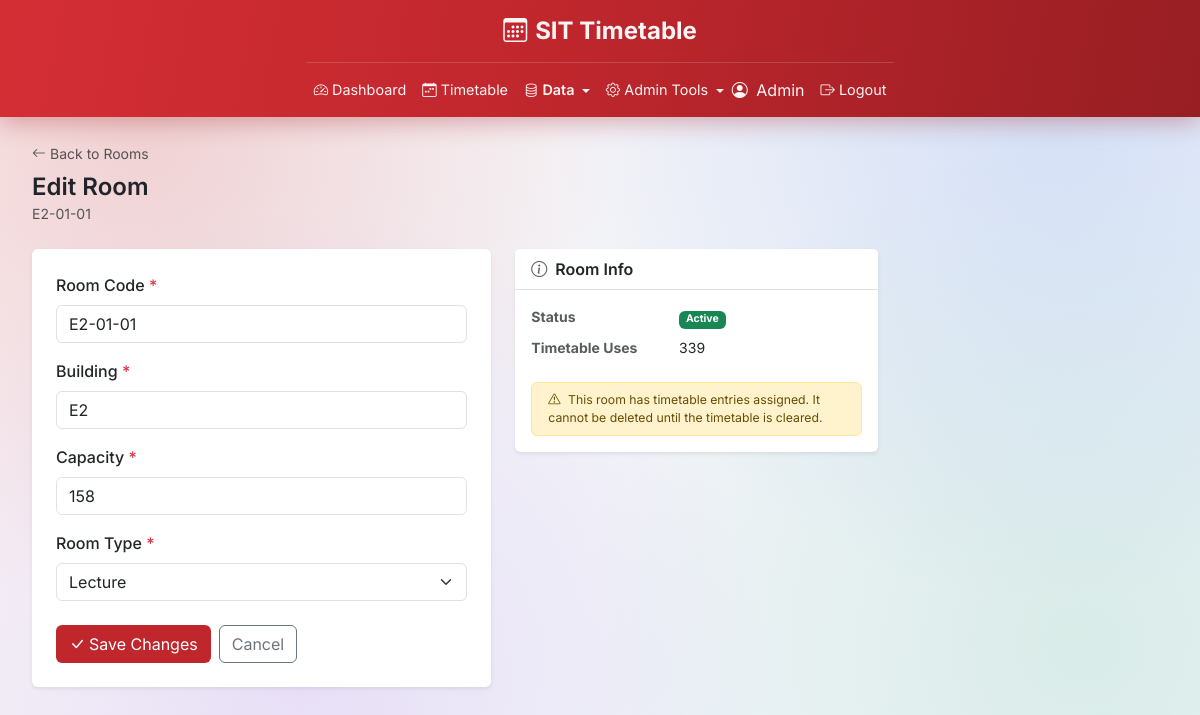
Screenshot of /admin/rooms/4/edit (signed in) with the database file from the repository.
### app/models/user.py (models this page shows, shortened)
class User(UserMixin, db.Model):
    __tablename__ = 'users'
    id = db.Column(db.Integer, primary_key=True)
    name = db.Column(db.String(100), nullable=False)
    email = db.Column(db.String(120), unique=True, nullable=False)
    password_hash = db.Column(db.String(256), nullable=False)
    role = db.Column(db.Enum('admin', 'professor', 'student'), nullable=False)
    student_group_id = db.Column(
        db.Integer,
        db.ForeignKey('student_groups.id', ondelete='SET NULL'),
        nullable=True,
    )
    student_group = db.relationship('StudentGroup', foreign_keys=[student_group_id])

### app/models/room.py (models this page shows, shortened)
class Room(db.Model):
    __tablename__ = 'rooms'
    id = db.Column(db.Integer, primary_key=True)
    room_code = db.Column(db.String(20), unique=True, nullable=False)       # e.g. 'E2-01-01'
    building = db.Column(db.String(20), nullable=False)                     # e.g. 'E2', 'E6'
    capacity = db.Column(db.Integer, nullable=False)                        # max students the room fits
    room_type = db.Column(db.Enum('lecture', 'lab', 'seminar'), nullable=False)
    is_active = db.Column(db.Boolean, nullable=False, default=True)         # Admin can deactivate without deleting

### app/routes/admin.py (the view, shortened to what this page needs)
@admin_bp.route('/rooms/<int:room_id>/edit', methods=['GET', 'POST'])
@login_required
def room_edit(room_id):
    room = Room.query.get_or_404(room_id)
    return render_template('admin/room_edit.html', room=room)

### app/models/user.py (called while the page is built)
@login_manager.user_loader
def load_user(user_id):
    return User.query.get(int(user_id))

### app/routes/admin.py (called while the page is built)
@admin_bp.before_request
@login_required
def require_admin():
    if not current_user.is_authenticated:
        return redirect(url_for('auth.login'))
    if current_user.role != 'admin':
        abort(403)

### app/templates/admin/room_edit.html (shortened to what this page needs)
{% extends 'base.html' %}
{% block content %}
<div class="mb-4">
    <a href="{{ url_for('admin.rooms') }}" class="text-decoration-none text-muted small">
        <i class="bi bi-arrow-left me-1"></i>Back to Rooms
    </a>
    <h4 class="fw-semibold mt-2 mb-0">Edit Room</h4>
    <small class="text-muted">{{ room.room_code }}</small>
</div>
<div class="row">
    <div class="col-lg-5">
        <div class="card border-0 shadow-sm">
            <div class="card-body p-4">
                <form method="POST">
                    <div class="mb-3">
                        <label for="room_code" class="form-label fw-medium">
                            Room Code <span class="text-danger">*</span>
                        </label>
                        <input type="text" class="form-control" id="room_code" name="room_code"
                               value="{{ room.room_code }}" required>
                    </div>
                    <div class="mb-3">
                        <label for="building" class="form-label fw-medium">
                            Building <span class="text-danger">*</span>
                        </label>
                        <input type="text" class="form-control" id="building" name="building"
                               value="{{ room.building }}" required>
                    </div>
                    <div class="mb-3">
                        <label for="capacity" class="form-label fw-medium">
                            Capacity <span class="text-danger">*</span>
                        </label>
                        <input type="number" class="form-control" id="capacity" name="capacity"
                               value="{{ room.capacity }}" min="1" required>
                    </div>
                    <div class="mb-4">
                        <label for="room_type" class="form-label fw-medium">
                            Room Type <span class="text-danger">*</span>
                        </label>
                        <select class="form-select" id="room_type" name="room_type" required>
                            <option value="lecture" {% if room.room_type == 'lecture' %}selected{% endif %}>Lecture</option>
                        </select>
                    </div>
                    <div class="d-flex gap-2">
                        <button type="submit" class="btn text-white" style="background-color:#c0272d;">
                            <i class="bi bi-check-lg me-1"></i>Save Changes
                        </button>
                        <a href="{{ url_for('admin.rooms') }}" class="btn btn-outline-secondary">Cancel</a>
                    </div>
                </form>
            </div>
        </div>
    </div>
    <div class="col-lg-4 mt-3 mt-lg-0">
        <div class="card border-0 shadow-sm">
            <div class="card-header bg-white border-bottom fw-semibold">
                <i class="bi bi-info-circle me-2 text-muted"></i>Room Info
            </div>
            <div class="card-body small">
                <dl class="row mb-0">
                    <dt class="col-5 text-muted">Status</dt>
                    <dd class="col-7">
                        {% if room.is_active %}
                            <span class="badge bg-success">Active</span>
                        {% else %}
                            <span class="badge bg-secondary">Inactive</span>
                        {% endif %}
                    </dd>
                    <dt class="col-5 text-muted">Timetable Uses</dt>
                    <dd class="col-7">{{ room.timetable_entries | length }}</dd>
                </dl>
                {% if room.timetable_entries %}
                <div class="alert alert-warning py-2 mt-3 mb-0 small">
                    <i class="bi bi-exclamation-triangle me-1"></i>
                    This room has timetable entries assigned. It cannot be deleted until the timetable is cleared.
                </div>
                {% endif %}
            </div>
        </div>
    </div>
</div>
{% endblock %}

### app/templates/base.html (shortened to what this page needs)
<!DOCTYPE html>
<html lang="en">
<head>
    <link href="https://cdn.jsdelivr.net/npm/bootstrap@5.3.0/dist/css/bootstrap.min.css" rel="stylesheet">
    <link href="https://cdn.jsdelivr.net/npm/bootstrap-icons@1.10.5/font/bootstrap-icons.css" rel="stylesheet">
</head>
<body>
    <nav class="navbar navbar-expand-lg navbar-sit p-0">
        <div class="app-container">
            <div class="d-flex justify-content-center py-2 border-bottom" style="border-color: rgba(255,255,255,0.15) !important;">
                <a class="navbar-brand fw-bold fs-4 m-0 d-flex align-items-center" href="#">
                    <i class="bi bi-calendar3 me-2"></i>SIT Timetable
                </a>
            </div>
            <div class="d-flex align-items-center py-2">
            <div class="collapse navbar-collapse" id="navbarMain">
                <ul class="navbar-nav me-auto mb-2 mb-lg-0">
                    {% if current_user.is_authenticated %}
                        {% if current_user.role == 'admin' %}
                            {% set data_active = request.endpoint and (
                                request.endpoint.startswith('admin.course') or
                                request.endpoint.startswith('admin.professor') or
                                request.endpoint.startswith('admin.student') or
                                request.endpoint.startswith('admin.room')
                            ) %}
                            {% set tools_active = request.endpoint in ('admin.declarations', 'admin.timetable_flags',
                                'admin.data_import', 'admin.audit_log', 'admin.system_info', 'admin.constraint_settings')
                                or (request.endpoint and 'event' in request.endpoint) %}
                            <li class="nav-item">
                                <a class="nav-link {% if request.endpoint == 'admin.dashboard' %}active{% endif %}"
                                   href="{{ url_for('admin.dashboard') }}">
                                    <i class="bi bi-speedometer2 me-1"></i>Dashboard
                                </a>
                            </li>
                            <li class="nav-item">
                                <a class="nav-link {% if request.endpoint == 'admin.timetable' %}active{% endif %}"
                                   href="{{ url_for('admin.timetable') }}">
                                    <i class="bi bi-calendar-week me-1"></i>Timetable
                                </a>
                            </li>
                            <li class="nav-item dropdown">
                                <a class="nav-link dropdown-toggle {% if data_active %}active{% endif %}"
                                   href="#" role="button" data-bs-toggle="dropdown">
                                    <i class="bi bi-database me-1"></i>Data
                                </a>
                            </li>
                            <li class="nav-item dropdown">
                                <a class="nav-link dropdown-toggle {% if tools_active %}active{% endif %}"
                                   href="#" role="button" data-bs-toggle="dropdown" style="position: relative;">
                                    <i class="bi bi-gear me-1"></i>Admin Tools
                                </a>
                            </li>
                        {% endif %}
                    {% endif %}
                </ul>
                {% if current_user.is_authenticated %}
                <ul class="navbar-nav ms-auto align-items-center">
                    <li class="nav-item me-2">
                        <span class="navbar-text">
                            <i class="bi bi-person-circle me-1"></i>
                            {{ current_user.name }}
                        </span>
                    </li>
                    <li class="nav-item">
                        <form method="POST" action="{{ url_for('auth.logout') }}" class="m-0">
                            <button type="submit" class="nav-link btn btn-link border-0">
                                <i class="bi bi-box-arrow-right me-1"></i>Logout
                            </button>
                        </form>
                    </li>
                </ul>
                {% endif %}
            </div>
            </div>
        </div>
    </nav>
    <main class="app-container my-4">
        {% block content %}{% endblock %}
    </main>
</body>
</html>

### app/templates/base.html (style rules this page uses)
:root { --bs-body-font-family: 'Inter', -apple-system, BlinkMacSystemFont, 'Segoe UI', Roboto, Helvetica, Arial, sans-serif; --bs-font-sans-serif: 'Inter', -apple-system, BlinkMacSystemFont, 'Segoe UI', Roboto, Helvetica, Arial, sans-serif; }
.btn { white-space: nowrap; }
.navbar-sit { background: linear-gradient(100deg, #d42e35 0%, #c0272d 45%, #971e23 100%); box-shadow: 0 4px 24px rgba(150, 20, 25, 0.35); }
.navbar-sit .navbar-brand, .navbar-sit .nav-link, .navbar-sit .navbar-text { color: rgba(255, 255, 255, 0.95) !important; }
.navbar-sit .nav-link.active { font-weight: 600; }
.navbar-sit .nav-link { font-size: 0.9rem; padding-left: 0.7rem; padding-right: 0.7rem; }
.navbar-sit .dropdown-toggle::after { vertical-align: 0.15em; }
.app-container { max-width: 1600px; margin-left: auto; margin-right: auto; padding-left: 2rem; padding-right: 2rem; }
body { background: radial-gradient(circle at 12% 18%, rgba(192, 39, 45, 0.16) 0%, transparent 38%), radial-gradient(circle at 88% 12%, rgba(37, 99, 235, 0.14) 0%, transparent 40%), radial-gradient(circle at 25% 85%, rgba(147, 51, 234, 0.11) 0%, transparent 42%), radial-gradient(circle at 90% 80%, rgba(22, 163, 74, 0.10) 0%, transparent 40%), linear-gradient(135deg, #fdf2f2 0%, #f3f4f8 45%, #eef4fb 100%); background-attachment: fixed; min-height: 100vh; }

### rows the page displays
User: name "Admin"
Room: room_code "E2-01-01", building "E2", capacity "158", room_type "Lecture"

### other values shown
{{ room.timetable_entries | length }} "339"
